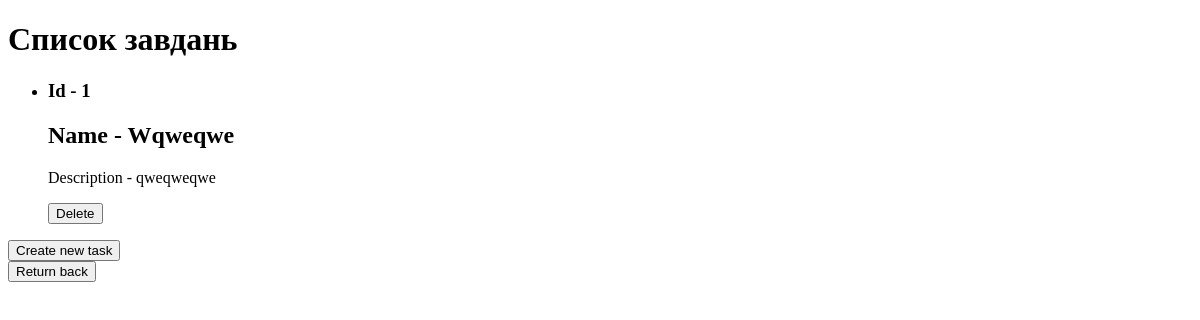
/tasks, run on an earlier commit of the app's database.
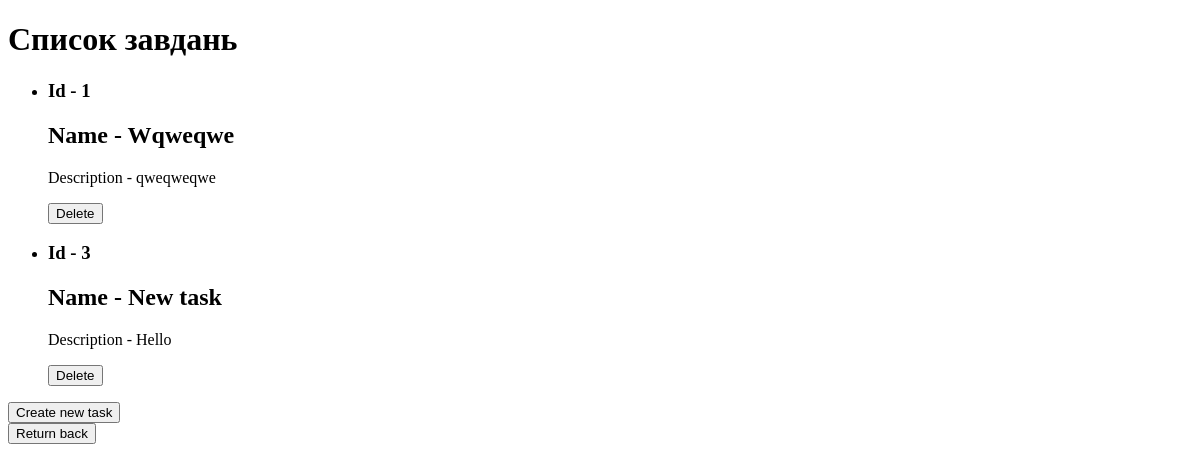
And on a later commit of the database.
### tables this page shows
CREATE TABLE tasks (
    id INTEGER PRIMARY KEY AUTOINCREMENT,
    name TEXT,
    description TEXT,
    full_text TEXT,
    is_important BOOL,
    status BOOL
  );

### main.py (the view, shortened to what this page needs)
@app.route("/tasks", methods=["GET", "POST"])
def tasks():
    form = forms.TaskForm()
    tasks = db.get_all_tasks()
    return render_template("tasks.html", tasks=tasks, form=form)

### db/db.py (called while the page is built)
def get_all_tasks():
  cursor.execute('''
    SELECT * FROM tasks
  ''')
  rows = cursor.fetchall()
  return rows

### templates/tasks.html (shortened to what this page needs)
<!DOCTYPE html>
<html lang="en">
<head>
</head>
<body>
  <h1>Список завдань</h1>
  <ul>
    {% if tasks %}
      {% for task in tasks %}
      <li>
        <div>
          <h3>Id - {{ task[0] }}</h3>
          <h2>Name - {{ task[1] }}</h2>
          <p>Description - {{ task[2] }}</p>
          <form action="/delete_task/{{ task[0] }}" method="POST">
            <button type="submit">Delete</button>
          </form>
        </div>
      </li>
      {% endfor %}
    {% else %}
      <li>Поки що у вас немає завдань</li>
    {% endif %}
  </ul>
  <form action="/create_task" method="get">
    <button type="submit">Create new task</button>
  </form>
  <form action="/" method="get">
    <button type="submit">Return back</button>
  </form>
</body>
</html>

What changed in the data, as far as the page shows it:
added tasks: id "3", name "New task", description "Hello"
